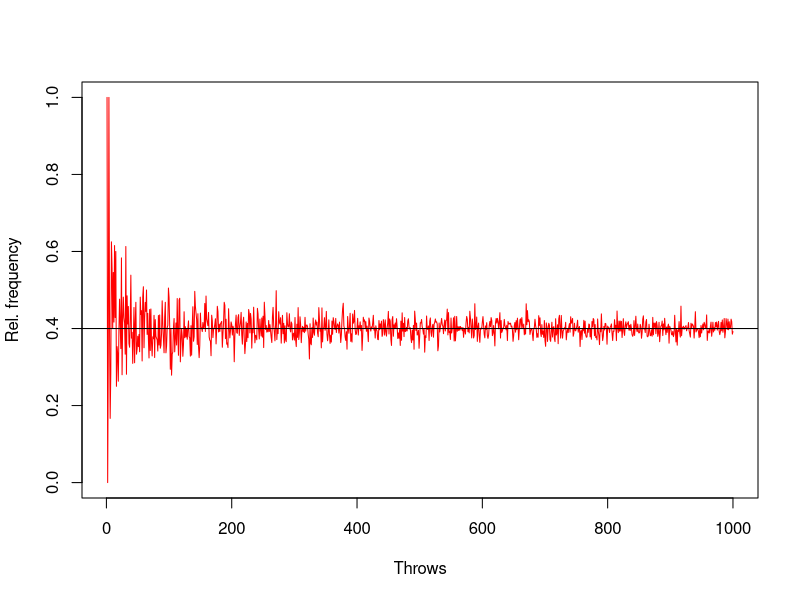

This figure's R source:
# [A]
pcointoss = function(t,p){
  q = 1 - p
  pbinom(q*t,t,p) - pbinom(p*t,t,q)
}

c1 = pcointoss(10, 0.4)
c2 = pcointoss(25, 0.4)
c3 = pcointoss(100, 0.4)
c4 = pcointoss(500, 0.4)

# As we can see the probability relative quickly rises to 1, which
# means that the probability of gettings heads grows until it is
# a certainty. We verify this as following:

rcointoss = function(n,p){
  x = numeric() # Init variable
  for(i in 1:n) { # Execute n times
    x[i] = (rbinom(n=1,size=i,prob=p)/i)
  }
  x # Return data
}
p = .4
plot(rcointoss(1000,p), type="l", col="red", xlab="Throws", ylab="Rel. frequency")
abline(h=p)

# [B]

# We can see that the chance of HEADS moves toward its actual probability (in this
# case .4), the line converges onto the abline(.4)
#
#